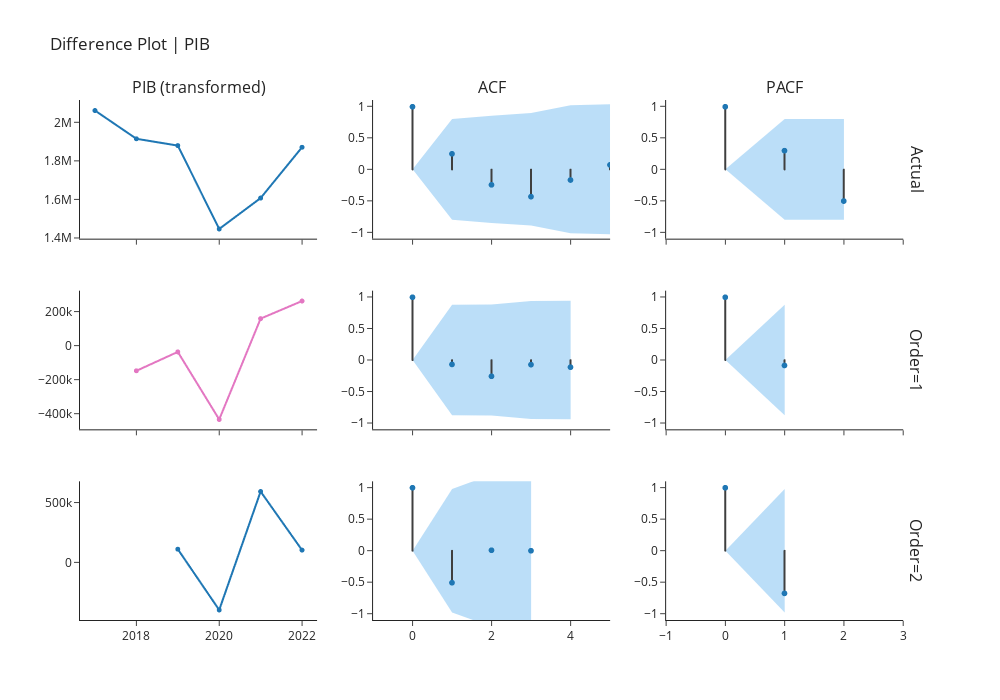

Write notebook code for a chart like this one.
### Markdown cell above
## Difference Plot Using Order

### Code cell
exp.plot_model(plot="diff", 
               data_kwargs={"order_list": [1, 2], "acf": True, "pacf": True},
               fig_kwargs = {"height":700,"width":1000,"template": "simple_white","hoverinfo":"skip","big_data_threshold":10})

### Figure 1 — Plotly figure (JSON) as saved in the notebook; plotly's stock layout.template omitted (floating-point values rounded to 4 significant figures)
{"data": [{"hoverinfo": "skip", "line": {"width": 2}, "marker": {"size": 5}, "mode": "lines+markers", "name": "Actual", "showlegend": false, "type": "scattergl", "x": [2017, 2018, 2019, 2020, 2021, 2022], "xaxis": "x", "y": [2064000.0, 1917000.0, 1881000.0, 1449000.0, 1609000.0, 1873000.0], "yaxis": "y"}, {"line": {"color": "#3f3f3f"}, "mode": "lines", "name": "Actual", "showlegend": false, "type": "scattergl", "x": [0, 0], "xaxis": "x2", "y": [0, 1], "yaxis": "y2"}, {"line": {"color": "#3f3f3f"}, "mode": "lines", "name": "Actual", "showlegend": false, "type": "scattergl", "x": [1, 1], "xaxis": "x2", "y": [0, 0.2529], "yaxis": "y2"}, {"line": {"color": "#3f3f3f"}, "mode": "lines", "name": "Actual", "showlegend": false, "type": "scattergl", "x": [2, 2], "xaxis": "x2", "y": [0, -0.2397], "yaxis": "y2"}, {"line": {"color": "#3f3f3f"}, "mode": "lines", "name": "Actual", "showlegend": false, "type": "scattergl", "x": [3, 3], "xaxis": "x2", "y": [0, -0.4275], "yaxis": "y2"}, {"line": {"color": "#3f3f3f"}, "mode": "lines", "name": "Actual", "showlegend": false, "type": "scattergl", "x": [4, 4], "xaxis": "x2", "y": [0, -0.1627], "yaxis": "y2"}, {"line": {"color": "#3f3f3f"}, "mode": "lines", "name": "Actual", "showlegend": false, "type": "scattergl", "x": [5, 5], "xaxis": "x2", "y": [0, 0.07692], "yaxis": "y2"}, {"marker": {"color": "#1f77b4", "size": 6}, "mode": "markers", "name": "Actual", "showlegend": false, "type": "scattergl", "x": [0, 1, 2, 3, 4, 5], "xaxis": "x2", "y": [1, 0.2529, -0.2397, -0.4275, -0.1627, 0.07692], "yaxis": "y2"}, {"line": {"color": "rgba(255,255,255,0)"}, "mode": "lines", "name": "UC", "showlegend": false, "type": "scatter", "x": [0, 1, 2, 3, 4, 5], "xaxis": "x2", "y": [0, 0.8002, 0.8498, 0.892, 1.015, 1.031], "yaxis": "y2"}, {"fill": "tonexty", "fillcolor": "rgba(32, 146, 230,0.3)", "line": {"color": "rgba(255,255,255,0)"}, "mode": "lines", "name": "LC", "showlegend": false, "type": "scatter", "x": [0, 1, 2, 3, 4, 5], "xaxis": "x2", "y": [0, -0.8002, -0.8498, -0.892, -1.015, -1.031], "yaxis": "y2"}, {"line": {"color": "#3f3f3f"}, "mode": "lines", "name": "Actual", "showlegend": false, "type": "scattergl", "x": [0, 0], "xaxis": "x3", "y": [0, 1], "yaxis": "y3"}, {"line": {"color": "#3f3f3f"}, "mode": "lines", "name": "Actual", "showlegend": false, "type": "scattergl", "x": [1, 1], "xaxis": "x3", "y": [0, 0.3035], "yaxis": "y3"}, {"line": {"color": "#3f3f3f"}, "mode": "lines", "name": "Actual", "showlegend": false, "type": "scattergl", "x": [2, 2], "xaxis": "x3", "y": [0, -0.4974], "yaxis": "y3"}, {"marker": {"color": "#1f77b4", "size": 6}, "mode": "markers", "name": "Actual", "showlegend": false, "type": "scattergl", "x": [0, 1, 2], "xaxis": "x3", "y": [1, 0.3035, -0.4974], "yaxis": "y3"}, {"line": {"color": "rgba(255,255,255,0)"}, "mode": "lines", "name": "UC", "showlegend": false, "type": "scatter", "x": [0, 1, 2], "xaxis": "x3", "y": [0, 0.8002, 0.8002], "yaxis": "y3"}, {"fill": "tonexty", "fillcolor": "rgba(32, 146, 230,0.3)", "line": {"color": "rgba(255,255,255,0)"}, "mode": "lines", "name": "LC", "showlegend": false, "type": "scatter", "x": [0, 1, 2], "xaxis": "x3", "y": [0, -0.8002, -0.8002], "yaxis": "y3"}, {"hoverinfo": "skip", "line": {"width": 2}, "marker": {"size": 5}, "mode": "lines+markers", "name": "Order=1", "showlegend": false, "type": "scattergl", "x": [2018, 2019, 2020, 2021, 2022], "xaxis": "x4", "y": [-146600.0, -35480.0, -432900.0, 160400.0, 263800.0], "yaxis": "y4"}, {"line": {"color": "#3f3f3f"}, "mode": "lines", "name": "Order=1", "showlegend": false, "type": "scattergl", "x": [0, 0], "xaxis": "x5", "y": [0, 1], "yaxis": "y5"}, {"line": {"color": "#3f3f3f"}, "mode": "lines", "name": "Order=1", "showlegend": false, "type": "scattergl", "x": [1, 1], "xaxis": "x5", "y": [0, -0.06629], "yaxis": "y5"}, {"line": {"color": "#3f3f3f"}, "mode": "lines", "name": "Order=1", "showlegend": false, "type": "scattergl", "x": [2, 2], "xaxis": "x5", "y": [0, -0.2544], "yaxis": "y5"}, {"line": {"color": "#3f3f3f"}, "mode": "lines", "name": "Order=1", "showlegend": false, "type": "scattergl", "x": [3, 3], "xaxis": "x5", "y": [0, -0.0695], "yaxis": "y5"}, {"line": {"color": "#3f3f3f"}, "mode": "lines", "name": "Order=1", "showlegend": false, "type": "scattergl", "x": [4, 4], "xaxis": "x5", "y": [0, -0.1098], "yaxis": "y5"}, {"marker": {"color": "#1f77b4", "size": 6}, "mode": "markers", "name": "Order=1", "showlegend": false, "type": "scattergl", "x": [0, 1, 2, 3, 4], "xaxis": "x5", "y": [1, -0.06629, -0.2544, -0.0695, -0.1098], "yaxis": "y5"}, {"line": {"color": "rgba(255,255,255,0)"}, "mode": "lines", "name": "UC", "showlegend": false, "type": "scatter", "x": [0, 1, 2, 3, 4], "xaxis": "x5", "y": [0, 0.8765, 0.8804, 0.9351, 0.9391], "yaxis": "y5"}, {"fill": "tonexty", "fillcolor": "rgba(32, 146, 230,0.3)", "line": {"color": "rgba(255,255,255,0)"}, "mode": "lines", "name": "LC", "showlegend": false, "type": "scatter", "x": [0, 1, 2, 3, 4], "xaxis": "x5", "y": [0, -0.8765, -0.8804, -0.9351, -0.9391], "yaxis": "y5"}, {"line": {"color": "#3f3f3f"}, "mode": "lines", "name": "Order=1", "showlegend": false, "type": "scattergl", "x": [0, 0], "xaxis": "x6", "y": [0, 1], "yaxis": "y6"}, {"line": {"color": "#3f3f3f"}, "mode": "lines", "name": "Order=1", "showlegend": false, "type": "scattergl", "x": [1, 1], "xaxis": "x6", "y": [0, -0.08287], "yaxis": "y6"}, {"marker": {"color": "#1f77b4", "size": 6}, "mode": "markers", "name": "Order=1", "showlegend": false, "type": "scattergl", "x": [0, 1], "xaxis": "x6", "y": [1, -0.08287], "yaxis": "y6"}, {"line": {"color": "rgba(255,255,255,0)"}, "mode": "lines", "name": "UC", "showlegend": false, "type": "scatter", "x": [0, 1], "xaxis": "x6", "y": [0, 0.8765], "yaxis": "y6"}, {"fill": "tonexty", "fillcolor": "rgba(32, 146, 230,0.3)", "line": {"color": "rgba(255,255,255,0)"}, "mode": "lines", "name": "LC", "showlegend": false, "type": "scatter", "x": [0, 1], "xaxis": "x6", "y": [0, -0.8765], "yaxis": "y6"}, {"hoverinfo": "skip", "line": {"width": 2}, "marker": {"size": 5}, "mode": "lines+markers", "name": "Order=2", "showlegend": false, "type": "scattergl", "x": [2019, 2020, 2021, 2022], "xaxis": "x7", "y": [111100.0, -397400.0, 593300.0, 103400.0], "yaxis": "y7"}, {"line": {"color": "#3f3f3f"}, "mode": "lines", "name": "Order=2", "showlegend": false, "type": "scattergl", "x": [0, 0], "xaxis": "x8", "y": [0, 1], "yaxis": "y8"}, {"line": {"color": "#3f3f3f"}, "mode": "lines", "name": "Order=2", "showlegend": false, "type": "scattergl", "x": [1, 1], "xaxis": "x8", "y": [0, -0.5077], "yaxis": "y8"}, {"line": {"color": "#3f3f3f"}, "mode": "lines", "name": "Order=2", "showlegend": false, "type": "scattergl", "x": [2, 2], "xaxis": "x8", "y": [0, 0.007695], "yaxis": "y8"}, {"line": {"color": "#3f3f3f"}, "mode": "lines", "name": "Order=2", "showlegend": false, "type": "scattergl", "x": [3, 3], "xaxis": "x8", "y": [0, 1.379e-05], "yaxis": "y8"}, {"marker": {"color": "#1f77b4", "size": 6}, "mode": "markers", "name": "Order=2", "showlegend": false, "type": "scattergl", "x": [0, 1, 2, 3], "xaxis": "x8", "y": [1, -0.5077, 0.007695, 1.379e-05], "yaxis": "y8"}, {"line": {"color": "rgba(255,255,255,0)"}, "mode": "lines", "name": "UC", "showlegend": false, "type": "scatter", "x": [0, 1, 2, 3], "xaxis": "x8", "y": [0, 0.98, 1.206, 1.206], "yaxis": "y8"}, {"fill": "tonexty", "fillcolor": "rgba(32, 146, 230,0.3)", "line": {"color": "rgba(255,255,255,0)"}, "mode": "lines", "name": "LC", "showlegend": false, "type": "scatter", "x": [0, 1, 2, 3], "xaxis": "x8", "y": [0, -0.98, -1.206, -1.206], "yaxis": "y8"}, {"line": {"color": "#3f3f3f"}, "mode": "lines", "name": "Order=2", "showlegend": false, "type": "scattergl", "x": [0, 0], "xaxis": "x9", "y": [0, 1], "yaxis": "y9"}, {"line": {"color": "#3f3f3f"}, "mode": "lines", "name": "Order=2", "showlegend": false, "type": "scattergl", "x": [1, 1], "xaxis": "x9", "y": [0, -0.6769], "yaxis": "y9"}, {"marker": {"color": "#1f77b4", "size": 6}, "mode": "markers", "name": "Order=2", "showlegend": false, "type": "scattergl", "x": [0, 1], "xaxis": "x9", "y": [1, -0.6769], "yaxis": "y9"}, {"line": {"color": "rgba(255,255,255,0)"}, "mode": "lines", "name": "UC", "showlegend": false, "type": "scatter", "x": [0, 1], "xaxis": "x9", "y": [0, 0.98], "yaxis": "y9"}, {"fill": "tonexty", "fillcolor": "rgba(32, 146, 230,0.3)", "line": {"color": "rgba(255,255,255,0)"}, "mode": "lines", "name": "LC", "showlegend": false, "type": "scatter", "x": [0, 1], "xaxis": "x9", "y": [0, -0.98], "yaxis": "y9"}], "layout": {"annotations": [{"font": {"size": 16}, "showarrow": false, "text": "PIB (transformed)", "x": 0.1411, "xanchor": "center", "xref": "paper", "y": 1, "yanchor": "bottom", "yref": "paper"}, {"font": {"size": 16}, "showarrow": false, "text": "ACF", "x": 0.49, "xanchor": "center", "xref": "paper", "y": 1, "yanchor": "bottom", "yref": "paper"}, {"font": {"size": 16}, "showarrow": false, "text": "PACF", "x": 0.8389, "xanchor": "center", "xref": "paper", "y": 1, "yanchor": "bottom", "yref": "paper"}, {"font": {"size": 16}, "showarrow": false, "text": "Actual", "textangle": 90, "x": 0.98, "xanchor": "left", "xref": "paper", "y": 0.8667, "yanchor": "middle", "yref": "paper"}, {"font": {"size": 16}, "showarrow": false, "text": "Order=1", "textangle": 90, "x": 0.98, "xanchor": "left", "xref": "paper", "y": 0.5, "yanchor": "middle", "yref": "paper"}, {"font": {"size": 16}, "showarrow": false, "text": "Order=2", "textangle": 90, "x": 0.98, "xanchor": "left", "xref": "paper", "y": 0.1333, "yanchor": "middle", "yref": "paper"}], "autosize": false, "height": 700, "showlegend": false, "title": {"text": "Difference Plot | PIB"}, "width": 1000, "xaxis": {"anchor": "y", "domain": [0, 0.2822], "matches": "x7", "showticklabels": false}, "xaxis2": {"anchor": "y2", "domain": [0.3489, 0.6311], "matches": "x8", "range": [-1, 7], "showticklabels": false}, "xaxis3": {"anchor": "y3", "domain": [0.6978, 0.98], "matches": "x9", "range": [-1, 4], "showticklabels": false}, "xaxis4": {"anchor": "y4", "domain": [0, 0.2822], "matches": "x7", "showticklabels": false}, "xaxis5": {"anchor": "y5", "domain": [0.3489, 0.6311], "matches": "x8", "range": [-1, 6], "showticklabels": false}, "xaxis6": {"anchor": "y6", "domain": [0.6978, 0.98], "matches": "x9", "range": [-1, 3], "showticklabels": false}, "xaxis7": {"anchor": "y7", "domain": [0, 0.2822]}, "xaxis8": {"anchor": "y8", "domain": [0.3489, 0.6311], "range": [-1, 5]}, "xaxis9": {"anchor": "y9", "domain": [0.6978, 0.98], "range": [-1, 3]}, "yaxis": {"anchor": "x", "domain": [0.7333, 1]}, "yaxis2": {"anchor": "x2", "domain": [0.7333, 1], "range": [-1.1, 1.1], "zerolinecolor": "#000000"}, "yaxis3": {"anchor": "x3", "domain": [0.7333, 1], "range": [-1.1, 1.1], "zerolinecolor": "#000000"}, "yaxis4": {"anchor": "x4", "domain": [0.3667, 0.6333]}, "yaxis5": {"anchor": "x5", "domain": [0.3667, 0.6333], "range": [-1.1, 1.1], "zerolinecolor": "#000000"}, "yaxis6": {"anchor": "x6", "domain": [0.3667, 0.6333], "range": [-1.1, 1.1], "zerolinecolor": "#000000"}, "yaxis7": {"anchor": "x7", "domain": [0, 0.2667]}, "yaxis8": {"anchor": "x8", "domain": [0, 0.2667], "range": [-1.1, 1.1], "zerolinecolor": "#000000"}, "yaxis9": {"anchor": "x9", "domain": [0, 0.2667], "range": [-1.1, 1.1], "zerolinecolor": "#000000"}}}
